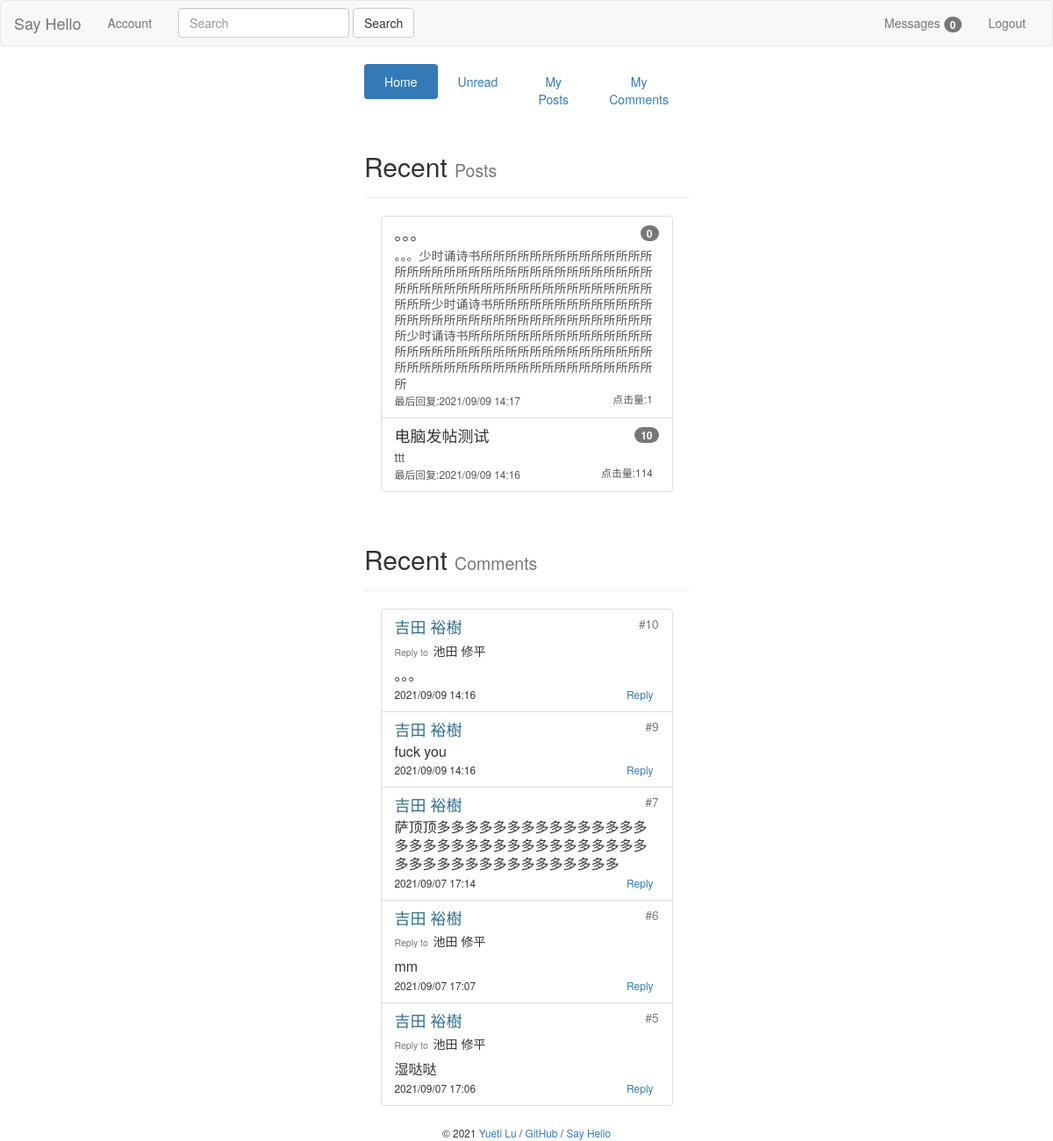
The app's page /admin/index (signed in) with its own data.
### bluelog/models.py (models this page shows)
class Post(db.Model):
    id = db.Column(db.Integer, primary_key=True)
    title = db.Column(db.String(60))
    body = db.Column(db.Text)
    name = db.Column(db.String(60))
    clickNum = db.Column(db.Integer, default=0)
    commentNum = db.Column(db.Integer, default=0)
    postTime = db.Column(db.DateTime, default=datetime.now)
    timestamp = db.Column(db.DateTime, default=datetime.now)
    user_id = db.Column(db.Integer, db.ForeignKey('user.id'))
    user = db.relationship('User', back_populates='posts')
    comments = db.relationship('Comment', back_populates='post', cascade='all,delete-orphan')

class Comment(db.Model):
    id = db.Column(db.Integer, primary_key=True)
    name = db.Column(db.String(30))
    body = db.Column(db.Text)
    replyTo = db.Column(db.String(30))
    commentFloor = db.Column(db.Integer)
    from_admin = db.Column(db.Boolean, default=False)
    timestamp = db.Column(db.DateTime, default=datetime.now, index=True)
    post_id = db.Column(db.Integer, db.ForeignKey('post.id'))
    post = db.relationship('Post', back_populates='comments')
    user_id = db.Column(db.Integer, db.ForeignKey('user.id'))
    user = db.relationship('User', back_populates='comments')

### bluelog/blueprints/admin.py (the view)
@admin_bp.route('/index')
def index():
    if not current_user.is_authenticated:
        return redirect(url_for('auth.login'))
    else:
        recentPosts = Post.query.filter(Post.user_id == current_user.id).order_by(Post.postTime.desc()).limit(5)
        recentComments = Comment.query.filter(Comment.user_id == current_user.id) \
            .order_by(Comment.timestamp.desc()).limit(5)
        return render_template('admin/index.html', posts=recentPosts, comments=recentComments)

### bluelog/forms.py
class SearchForm(FlaskForm):
    body = StringField('SearchMessage', validators=[DataRequired()])
    submit = SubmitField('Search')

### bluelog/__init__.py (called while the page is built)
def register_template_context(app):
    @app.context_processor
    def injectSearchForm():
        searchForm = SearchForm()
        return dict(searchForm=searchForm)
    @app.context_processor
    def injectUnreadMessage():
        if current_user.is_authenticated:
            user = User.query.get(current_user.id)
            unreadMessageNum = UnreadMessage.query.filter(and_(UnreadMessage.user_id == user.id,
                                                               UnreadMessage.haveRead == 0)).count()
            return dict(unreadMessageNum=unreadMessageNum)
        else:
            return dict(unreadMessageNum=0)

### bluelog/extensions.py (called while the page is built)
@login_manager.user_loader
def load_user(user_id):
    from bluelog.models import User
    user = User.query.get(int(user_id))
    return user

### bluelog/templates/admin/index.html
{% extends 'base.html' %}
{% from "macros.html" import show_flash with context %}
{% from "macros.html" import show_footer %}
{% from "macros.html" import show_comment_in_href %}
{% from "macros.html" import show_post_in_index %}
{% block content %}
    <div class="col-md-4"></div>
    <div class="col-md-4">
        <ul class="nav nav-pills nav-justified">
            <li role="presentation" class="active"><a href="{{ url_for('admin.index') }}">Home</a></li>
            <li role="presentation"><a href="{{ url_for('admin.manageUnreadMessages') }}">Unread</a></li>
            <li role="presentation"><a href="{{ url_for('admin.managePosts') }}">My Posts</a></li>
            <li role="presentation"><a href="{{ url_for('admin.manageComments') }}">My Comments</a></li>
        </ul>
        <div class="page-header">
            <h2>Recent <small>Posts</small></h2>
        </div>
        <ul class="list-group" style="margin:0 auto; width:90%">
            {% for post in posts %}
                {{ show_post_in_index(post) }}
            {% endfor %}
        </ul>
        <br>
        <div class="page-header">
            <h2>Recent <small>Comments</small></h2>
        </div>
        <ul class="list-group" style="margin:0 auto; width:90%">
            {% for comment in comments %}
                {{ show_comment_in_href(comment) }}
            {% endfor %}
        </ul>
        {{ show_footer() }}
    </div>
    <div class="col-md-4"></div>
{% endblock content %}

### bluelog/templates/macros.html (shortened to what this page needs)
{% macro show_footer() %}
    <footer class="text-center" style="margin-top: 20px;">
        <small> &copy; 2021 <a href="https://github.com/luyueti111" title="Written by Grey Li">Yueti Lu</a> /
            <a href="https://github.com/luyueti111/Bluelog" title="Fork me on GitHub">GitHub</a> /
            <a href="{{ url_for('blog.hello') }}" title="A HelloFlask project">Say Hello</a>
        </small>
    </footer>
{% endmacro %}
{% macro show_post_in_index(post) %}
    <a class="list-group-item" href="{{ url_for('blog.replyPage', post_id=post.id) }}">
        <span class="badge">{{ post.commentNum }}</span>
        <h4 class="list-group-item-heading">{{ post.title }}</h4>
        <p class="list-group-item-text"
           style="width: 100%; word-break: break-all; word-wrap: break-word">{{ post.body }}</p>
        <small style="right: 0">
            最后回复:{{ post.timestamp.strftime('%Y/%m/%d %H:%M') }}&nbsp;&nbsp;
        </small>
        <small class="pull-right">点击量:{{ post.clickNum }}&nbsp;&nbsp;</small>
    </a>
{% endmacro %}
{% macro show_comment_in_href(comment) %}
    {% set post = comment.post %}
    <li class="list-group-item">
        <a href="{{ url_for('blog.replyPage', post_id=comment.post_id) }}"
           style="color: inherit; text-decoration: none;">
            {% if comment.name == post.name %}
                <h4 class="list-group-item-heading text-info">{{ comment.name }}<small
                        class="pull-right">&nbsp;#{{ comment.commentFloor }}</small>
                </h4>
            {% else %}
                <h4 class="list-group-item-heading">{{ comment.name }}<small
                        class="pull-right">&nbsp;#{{ comment.commentFloor }}</small>
                </h4>
            {% endif %}
            {% if comment.replyTo is not none %}
                <h5><small>Reply to&nbsp;&nbsp;</small>{{ comment.replyTo }}</h5>
            {% endif %}
            <p class="list-group-item-text"
               style="width: 100%; word-break: break-all; word-wrap: break-word; font-size: medium">{{ comment.body }}</p>
            <small>
                {{ comment.timestamp.strftime('%Y/%m/%d %H:%M') }}
            </small>
            <a class="btn btn-link btn-xs pull-right"
               href="{{ url_for('blog.replyFromComment', comment_id=comment.id) }}">Reply</a>
        </a>
    </li>
{% endmacro %}

### records on screen
Post: commentNum "0", title "。。。", body "。。。少时诵诗书所所所所所所所所所所所所所所所所所所所所所所所所所所所所所所所所所所所所所所所所所所所所所所所所所所所所所所所所所所所少时诵诗书所所所所所所所所所所所所所所所所所所所所所所所所所所所所所所所所所所所少时诵诗书所所所所所所所所所所所所所所所所所所所所所所所所所所所所所所所所所所所所所所所所所所所所所所所所所所所所所所所所所所", timestamp "2021/09/09 14:17", clickNum "1"
Post: commentNum "10", title "电脑发帖测试", body "ttt", timestamp "2021/09/09 14:16", clickNum "114"
Comment: name "吉田 裕樹", commentFloor "10", replyTo "池田 修平", body "。。。", timestamp "2021/09/09 14:16"
Comment: name "吉田 裕樹", commentFloor "9", body "fuck you", timestamp "2021/09/09 14:16"
Comment: name "吉田 裕樹", commentFloor "7", body "萨顶顶多多多多多多多多多多多多多多多多多多多多多多多多多多多多多多多多多多多多多多多多多多多多多多多多多", timestamp "2021/09/07 17:14"
Comment: name "吉田 裕樹", commentFloor "6", replyTo "池田 修平", body "mm", timestamp "2021/09/07 17:07"
Comment: name "吉田 裕樹", commentFloor "5", replyTo "池田 修平", body "湿哒哒", timestamp "2021/09/07 17:06"

### other values on screen
{{ unreadMessageNum }} "0"
